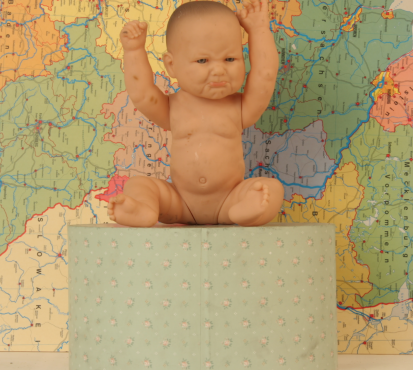
#> input picture Mine/view1.png, 413 x 370 px
$ python main.py view1.png view5.png   (older library calls are emulated)
#> lines starting #> are read from the running program, lines starting #| are printed output that depends on the picture
### Mine/pm.py
import numpy as np
import cv2
import math
from tqdm import tqdm

class Matrix2D:
    def __init__(self, rows=0, cols=0, default_value=None):
        self.rows = rows
        self.cols = cols
        self.data = [[default_value] * cols for _ in range(rows)]

    def __getitem__(self, index):
        row, col = index
        return self.data[row][col]

    def __setitem__(self, index, value):
        row, col = index
        self.data[row][col] = value


class Plane:
    def __init__(self, point=None, normal=None, coeff=None):
        if point is not None and normal is not None:
            self.point = point
            self.normal = normal
            a = - normal[0] / normal[2]
            b = - normal[1] / normal[2]
            c = np.dot(normal, point) / normal[2]
            self.coeff = np.array([a, b, c])

        elif coeff is not None:
            self.coeff = coeff

        else:
            self.point = None
            self.normal = None
            self.coeff = None

    def __getitem__(self, idx):
        return self.coeff[idx]

    def __call__(self):
        return self.coeff

    def get_point(self):
        return self.point

    def get_normal(self):
        return self.normal

    def get_coeff(self):
        return self.coeff

    # [6 lines left out: function view_transform, not called in this run]


class PatchMatch:

    ############################################## 공통 사용 함수
    def __init__(self, alpha, gamma, tau_c, tau_g):
        self.alpha = alpha
        self.gamma = gamma
        self.tau_c = tau_c
        self.tau_g = tau_g
        self.window_size = 35
        self.max_disparity = 60
        self.plane_penalty = 120
        self.views = [None, None]
        self.weights = [None, None]
        self.grads = [None, None]
        self.planes = [None, None]
        self.costs = [None, None]
        self.disps = [None, None]

    def inside(self, x, y, lbx, lby, ubx, uby):
        return lbx <= x < ubx and lby <= y < uby

    def dissimilarity(self, pp, qq, pg, qg):
        cost_c = np.linalg.norm(pp - qq, ord=1) #두 점의 색상간의 불일치
        cost_g = np.linalg.norm(pg - qg, ord=1) #두 점의 기하학적 거리
        cost_c = min(cost_c, self.tau_c)
        cost_g = min(cost_g, self.tau_g)
        return (1- self.alpha) * cost_c + self.alpha * cost_g

    # 수식 (4)
    def weight(self, p: np.ndarray, q: np.ndarray, gamma = 10.0):
        return np.exp(-np.linalg.norm(p - q, ord=1) / gamma)

    def disparity(self, x, y, p):
        return p[0] * x + p[1] * y + p[2]

    def vec_average(self, x, y, wx):
        return wx * x + (1 - wx) * y

    def plane_match_cost(self, p, cx, cy, ws, cpv): #평면 매칭 비용 계산
        sign = -1 + 2 * cpv
        cost = 0
        half = ws // 2

        f1, f2 = self.views[cpv], self.views[1-cpv]
        g1, g2 = self.grads[cpv], self.grads[1-cpv]

        w1 = self.weights[cpv]

        for x in range(cx - half, cx + half + 1):
            for y in range(cy - half, cy + half + 1):
                if not self.inside(x, y, 0, 0, f1.shape[1], f1.shape[0]):
                    continue
                dsp = self.disparity(x,y,p)

                if dsp < 0 or dsp > self.max_disparity:
                    cost += self.plane_penalty

                else:
                    match = x + sign * dsp
                    x_match = max(0, min(f1.shape[1] - 1, int(match)))
                    wm = 1 - (match - x_match)

                    if x_match > f1.shape[1] - 2:
                        x_match = f1.shape[1] - 2
                    if x_match < 0:
                        x_match = 0

                    mcolo = self.vec_average(f2[y, x_match], f2[y, x_match + 1], wm)
                    mgrad = self.vec_average(g2[y, x_match], g2[y, x_match + 1], wm)

                    w = w1[cy, cx, y - cy + half, x - cx + half]
                    cost += w * self.dissimilarity(f1[y, x], mcolo, g1[y, x], mgrad)

        return cost
    ############################################## 공통 사용 함수


    ############################################## 1. Set 과정
    def set(self, img1, img2):
        self.views[0] = img1
        self.views[1] = img2

        self.rows, self.cols = img1.shape[:2]

        # 픽셀 가중치 계산
        print("Precomputing pixels weight...")
        # [4 lines of commented-out code are left out]

        self.weights[0] = np.ones((self.rows, self.cols, self.window_size, self.window_size), dtype=np.float32) #{임시}
        self.weights[1] = np.ones((self.rows, self.cols, self.window_size, self.window_size), dtype=np.float32) #{임시}

        # 그레이스케일 영상의 그래디언트 계산
        print("Evaluating images gradient...")
        self.grads[0] = np.zeros((self.rows, self.cols, 2), dtype=np.float32)
        self.grads[1] = np.zeros((self.rows, self.cols, 2), dtype=np.float32)
        self.compute_greyscale_gradient(img1, self.grads[0])
        self.compute_greyscale_gradient(img2, self.grads[1])

        # 픽셀 평면 초기화
        print("Precomputing random planes...")
        self.planes[0] = Matrix2D(self.rows, self.cols)
        self.planes[1] = Matrix2D(self.rows, self.cols)
        self.initialize_random_planes(self.planes[0], self.max_disparity)
        self.initialize_random_planes(self.planes[1], self.max_disparity)

        # 초기 평면 비용 계산
        print("Evaluating initial planes cost...")
        # [4 lines of commented-out code are left out]

        self.costs[0] = np.random.uniform(0, 100, size=(self.rows, self.cols)) #{임시}
        self.costs[1] = np.random.uniform(0, 100, size=(self.rows, self.cols)) #{임시}

        # 좌우 시차 맵 초기화
        self.disps[0] = np.zeros((self.rows, self.cols), dtype=np.float32)
        self.disps[1] = np.zeros((self.rows, self.cols), dtype=np.float32)


    #Adaptive Weight 계산해서 저장
    # [10 lines left out: function precompute_pixels_weights, not called in this run]


    def compute_greyscale_gradient(self, frame, grad):
        scale = 1
        delta = 0

        gray = cv2.cvtColor(frame, cv2.COLOR_BGR2GRAY)
        x_grad = cv2.Sobel(gray, cv2.CV_32F, 1, 0, ksize=3, scale=scale, delta=delta, borderType=cv2.BORDER_DEFAULT)
        y_grad = cv2.Sobel(gray, cv2.CV_32F, 0, 1, ksize=3, scale=scale, delta=delta, borderType=cv2.BORDER_DEFAULT)

        x_grad = x_grad / 8.0
        y_grad = y_grad / 8.0

        grad[:, :, 0] = x_grad
        grad[:, :, 1] = y_grad

    def initialize_random_planes(self, planes, max_d):
        rows, cols = planes.rows, planes.cols

        for y in range(rows):
            for x in range(cols):
                z = np.random.uniform(0, max_d)
                point = np.array([x, y, z])

                nx = np.random.uniform(-1, 1)
                ny = np.random.uniform(-1, 1)
                nz = np.random.uniform(-1, 1)
                normal = np.array([nx, ny, nz])
                normal /= np.linalg.norm(normal)

                planes[y, x] = Plane(point=point, normal=normal)

    # [6 lines left out: function evaluate_planes_cost, not called in this run]

    ############################################## 1. Set 과정


    ############################################## 2. Process 과정

    def process(self, iterations, reverse=False):
        print("2. Processing")
        for iter in tqdm(range(iterations)):
            iter_type = (iter % 2 == 0)

            for work_view in range(2):
                if iter_type:
                    self.process_pixels(work_view, iter, 0, self.rows, 0, self.cols, 1)
                else:
                    self.process_pixels(work_view, iter, self.rows - 1, -1, self.cols - 1, -1, -1)

        self.planes_to_disparity(self.planes[0], self.disps[0])
        self.planes_to_disparity(self.planes[1], self.disps[1])


    # [5 lines left out: function planes_to_disparity, not called in this run]


    def process_pixels(self, work_view, iter, y_start, y_end, x_start, x_end, step):
        for y in range(y_start, y_end, step):
            for x in range(x_start, x_end, step):
                self.process_pixel(x, y, work_view, iter)


    def process_pixel(self, x, y, cpv, iter):
        self.spatial_propagation(x, y, cpv, iter)
        self.plane_refinement(x, y, cpv, self.max_disparity / 2, 1.0, 0.1)
        self.view_propagation(x, y, cpv)


    def spatial_propagation(self, x, y, cpv, iter):
        rows, cols = self.rows, self.cols
        offsets = [(0, -1), (-1, 0)] if iter % 2 == 0 else [(0, 1), (1, 0)]

        old_plane = self.planes[cpv][y, x]
        old_cost = self.costs[cpv][y, x]

        for dy, dx in offsets:
            ny, nx = y + dy, x + dx
            if not self.inside(nx, ny, 0, 0, cols, rows):
                continue

            p_neigh = self.planes[cpv][ny, nx]
            new_cost = self.plane_match_cost(p_neigh, x, y, self.window_size, cpv)

            if new_cost < old_cost:
                old_plane = p_neigh
                old_cost = new_cost

        self.planes[cpv][y, x] = old_plane
        self.costs[cpv][y, x] = old_cost


    def plane_refinement(self, x, y, cpv, max_delta_z, max_delta_n, end_dz):
        old_plane = self.planes[cpv][y, x]
        old_cost = self.costs[cpv][y, x]

        while max_delta_z >= end_dz:
            delta_z = np.random.uniform(-max_delta_z, max_delta_z)
            z = old_plane[0] * x + old_plane[1] * y + old_plane[2]
            new_point = np.array([x, y, z + delta_z])

            n = old_plane.get_normal()
            delta_n = np.random.uniform(-max_delta_n, max_delta_n, size=3)
            new_normal = n + delta_n
            new_normal /= np.linalg.norm(new_normal)

            new_plane = Plane(point=new_point, normal=new_normal)
            new_cost = self.plane_match_cost(new_plane, x, y, self.window_size, cpv)

            if new_cost < old_cost:
                old_plane = new_plane
                old_cost = new_cost

            max_delta_z /= 2.0
            max_delta_n /= 2.0

        self.planes[cpv][y, x] = old_plane
        self.costs[cpv][y, x] = old_cost


    def view_propagation(self,x, y, cpv):
        sign = -1 if cpv == 0 else 1
        view_plane = self.planes[cpv][y, x]

        mx, my = int(x + sign * self.disparity(x, y, view_plane)), y #int 로 바꿔줌 좌표 이산화 때문에

        if not self.inside(mx, my, 0, 0, self.cols, self.rows):
            return

        new_plane = view_plane.view_transform(x, y, sign) #평면의 방정식을 통해 변환 이전 좌표의 평면을 구하기 위함

        #import pdb; pdb.set_trace()
        old_cost = self.costs[1 - cpv][my, mx]
        new_cost = self.plane_match_cost(new_plane, mx, my, self.window_size, 1 - cpv)

        if new_cost < old_cost:
            self.planes[1 - cpv][my, mx] = new_plane
            self.costs[1 - cpv][my, mx] = new_cost


    # [92 lines left out: functions viewTransform, postprocess, fill_invalid_pixels, weighted_median_filter, not called in this run]

    ############################################## 3. Post process 과정


    ############################################## 4. 마무리 과정

    def get_left_disparity_map(self):
        return self.disps[0]

    def get_right_disparity_map(self):
        return self.disps[1]

### Mine/main.py
import cv2
import numpy as np
from pm import PatchMatch

def check_image(image, name="Image"):
    if image is None:
        print(f"{name} data not loaded.")
        return False
    return True

def check_dimensions(img1, img2):
    if img1.shape[:2] != img2.shape[:2]:
        print("Images' dimensions do not correspond.")
        return False
    return True

def main(argv):
    alpha = 0.9
    gamma = 10.0
    tau_c = 10.0
    tau_g = 2.0

    # Reading images
    img1 = cv2.imread(argv[1], cv2.IMREAD_COLOR)
#> img1 is the input picture: shape (370, 413, 3); mean B, G, R 111.5, 156.6, 179
    img2 = cv2.imread(argv[2], cv2.IMREAD_COLOR)
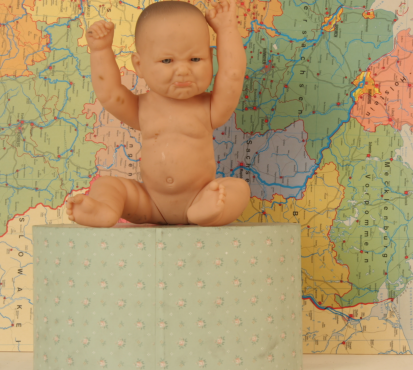
#> input picture Mine/view5.png, 413 x 370 px
#> img2 is the input picture: shape (370, 413, 3); mean B, G, R 111, 154.8, 177.1

    # Image loading check
    if not check_image(img1, "Image 1") or not check_image(img2, "Image 2"):
        return 1

    # Image sizes check
    if not check_dimensions(img1, img2):
        return 1

    # Processing images
    patch_match = PatchMatch(alpha, gamma, tau_c, tau_g)
    patch_match.set(img1, img2)
#> in compute_greyscale_gradient, `gray = cv2.cvtColor(frame, cv2.COLOR_BGR2GRAY)`:
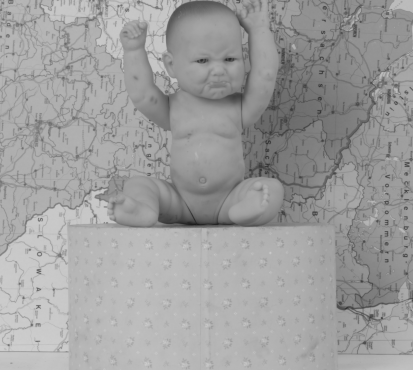
#> gray: shape (370, 413); min 27, max 207, mean 158.1
#> in compute_greyscale_gradient, `x_grad = cv2.Sobel(gray, cv2.CV_32F, 1, 0, ksize=3, scale=scale, delta..`:
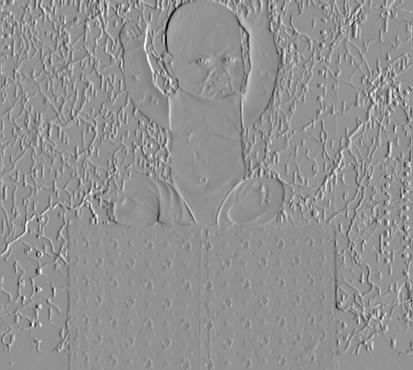
#> x_grad: shape (370, 413) float32; min -395, max 294, mean -0.4; drawn with min black and max white
#> in compute_greyscale_gradient, `y_grad = cv2.Sobel(gray, cv2.CV_32F, 0, 1, ksize=3, scale=scale, delta..`:
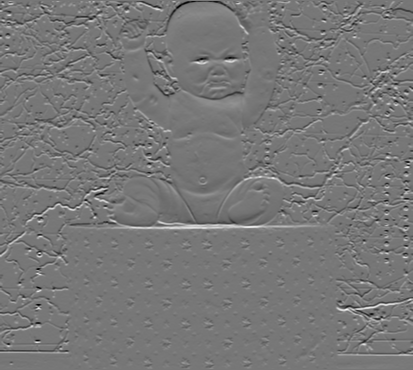
#> y_grad: shape (370, 413) float32; min -347, max 393, mean 0.6; drawn with min black and max white
#> in compute_greyscale_gradient (call 2), `gray = cv2.cvtColor(frame, cv2.COLOR_BGR2GRAY)`:
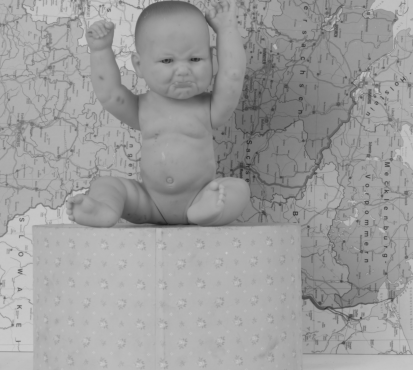
#> gray: shape (370, 413); min 27, max 203, mean 156.5
#> in compute_greyscale_gradient (call 2), `x_grad = cv2.Sobel(gray, cv2.CV_32F, 1, 0, ksize=3, scale=scale, delta..`:
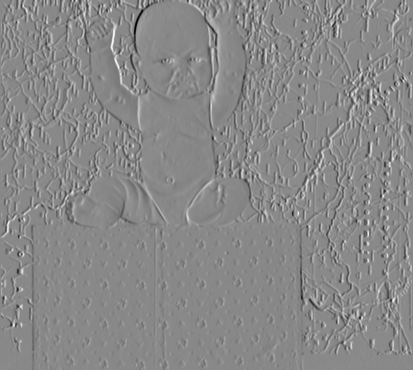
#> x_grad: shape (370, 413) float32; min -385, max 332, mean 0; drawn with min black and max white
#> in compute_greyscale_gradient (call 2), `y_grad = cv2.Sobel(gray, cv2.CV_32F, 0, 1, ksize=3, scale=scale, delta..`:
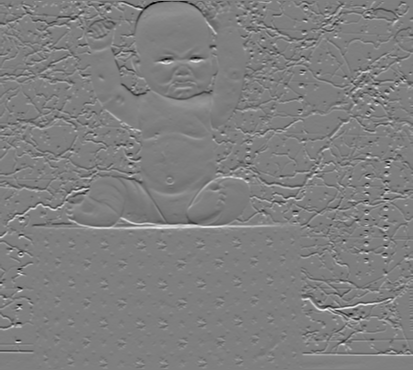
#> y_grad: shape (370, 413) float32; min -392, max 394, mean 0.5; drawn with min black and max white
    patch_match.process(3)
    patch_match.postprocess()

    disp1 = patch_match.get_left_disparity_map()
    disp2 = patch_match.get_right_disparity_map()

    disp1 = cv2.normalize(disp1, None, 0, 255, cv2.NORM_MINMAX, cv2.CV_8U)
    disp2 = cv2.normalize(disp2, None, 0, 255, cv2.NORM_MINMAX, cv2.CV_8U)

    try:
        cv2.imwrite("left_disparity.png", disp1)
        cv2.imwrite("right_disparity.png", disp2)
    except Exception as e:
        print("Disparity save error.")
        print(str(e))
        return 1

    return 0

if __name__ == "__main__":
    import sys
#> (the run stopped early here; a loop or call above may not have finished)
